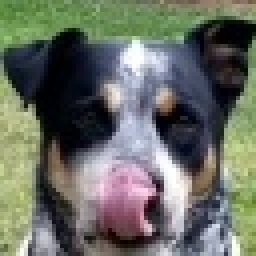
#> input picture computational-graph-theory/Day7/stab_frame_00000.jpg, 64 x 64 px (shown 4 times larger)
$ jupyter execute distance_calc.ipynb
#> lines starting #> are read from the running program, lines starting #| are printed output that depends on the picture
[cell 1]
import numpy as np

[cell 2]
from skimage.io import imread

[cell 3]
import matplotlib.pyplot as plt

[cell 4]
def euclid_dist(v1, v2):
    return np.linalg.norm(v1-v2)

[cell 5]
def image_dist(im1, im2):
    flat_im1 = im1[:,:,0].reshape(-1,1) # reshapes to flat
    flat_im2 = im2[:,:,0].reshape(-1,1)
    return euclid_dist(flat_im1, flat_im2)

[cell 6]
vec1 = np.array([0,1])
vec2 = np.array([1,0])

[cell 7]
euclid_dist(vec1, vec2)

[cell 8]
np.ones((8,8,7,6)).reshape(-1,2,2,2).shape

[cell 9]
im1 = imread("stab_frame_00000.jpg")
#> im1 is the input picture: shape (64, 64, 3); mean R, G, B 105.2, 109.5, 100.5
im2 = imread("stab_frame_00002.jpg")
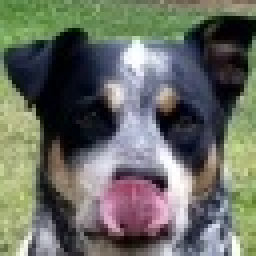
#> input picture computational-graph-theory/Day7/stab_frame_00002.jpg, 64 x 64 px (shown 4 times larger)
#> im2 is the input picture: shape (64, 64, 3); mean R, G, B 104.9, 108.4, 99.8
im3 = imread("stab_frame_00006.jpg")
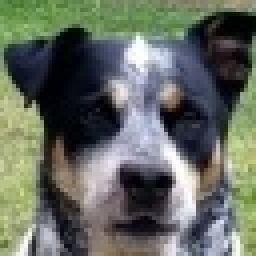
#> input picture computational-graph-theory/Day7/stab_frame_00006.jpg, 64 x 64 px (shown 4 times larger)
#> im3 is the input picture: shape (64, 64, 3); mean R, G, B 100.8, 106.9, 97.6

[cell 10]
im1.shape
#> Out = (64, 64, 3)

[cell 11]
plt.imshow(im3)

[cell 12]
image_dist(im1, im2)
#> in image_dist, `flat_im1 = im1[:,:,0].reshape(-1,1)`: flat_im1 = 4096 values, max 255 at index 2923, min 0 at index 441, mean 105.2
#> in image_dist, `flat_im2 = im2[:,:,0].reshape(-1,1)`: flat_im2 = 4096 values, max 255 at index 2731, min 0 at index 376, mean 104.9
#> Out = 10525.6

[cell 13]
image_dist(im1, im3)
#> Out = 10315.9

[cell 14]
image_dist(im2, im3)
#> Out = 10277.1
